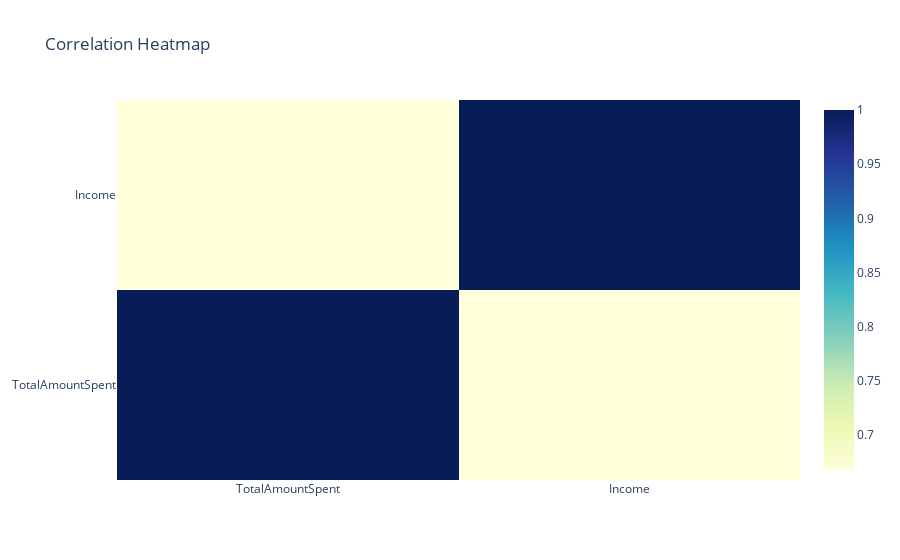

The notebook cell saved with this chart:
### Code cell
heatmap = go.Heatmap(z=correlation_matrix.values,
                     x=correlation_matrix.columns,
                     y=correlation_matrix.columns,
                     colorscale='ylgnbu')

layout = go.Layout(title='Correlation Heatmap')

fig = go.Figure(data=[heatmap], layout=layout)

fig.show()

### Figure 1 — Plotly figure (JSON) as saved in the notebook; plotly's stock layout.template omitted (floating-point values rounded to 4 significant figures)
{"data": [{"colorscale": [[0, "rgb(255,255,217)"], [0.125, "rgb(237,248,177)"], [0.25, "rgb(199,233,180)"], [0.375, "rgb(127,205,187)"], [0.5, "rgb(65,182,196)"], [0.625, "rgb(29,145,192)"], [0.75, "rgb(34,94,168)"], [0.875, "rgb(37,52,148)"], [1, "rgb(8,29,88)"]], "type": "heatmap", "x": ["TotalAmountSpent", "Income"], "y": ["TotalAmountSpent", "Income"], "z": [[1, 0.6676], [0.6676, 1]]}], "layout": {"title": {"text": "Correlation Heatmap"}}}
